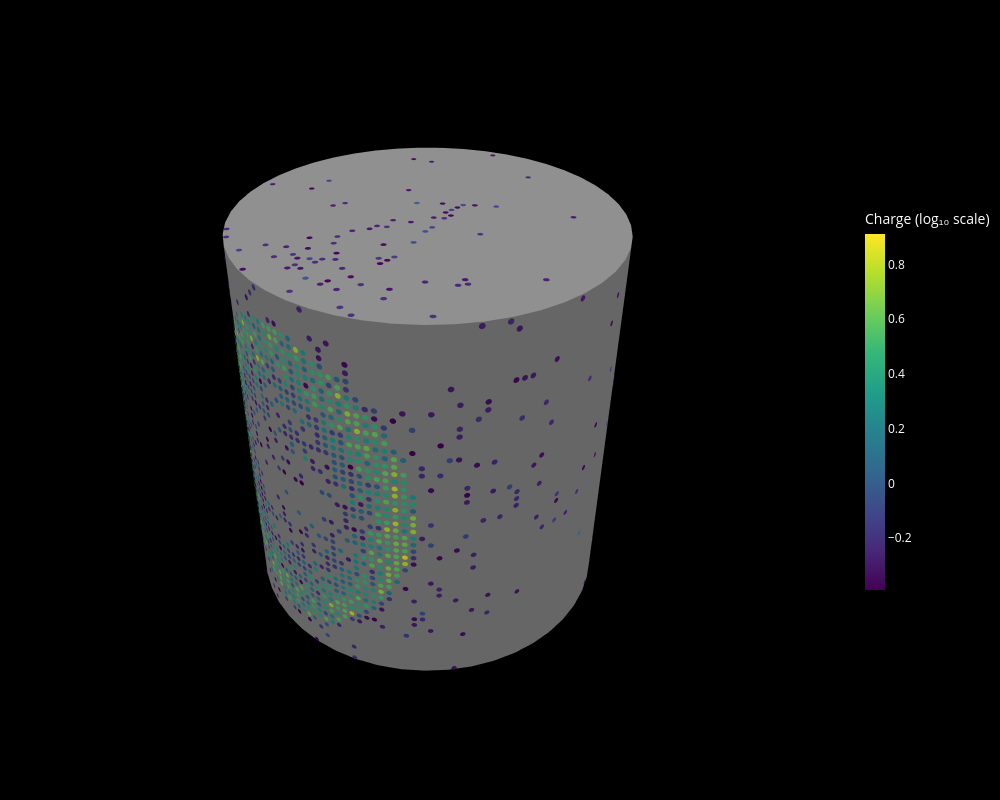

Write notebook code for a chart like this one.
### Code cell
idx = bright(charge)
det.visualize_event_data_plotly_discs(idx, charge[idx], time[idx], log_scale=True,
                                      show_all_sensors=False, title='SK cylinder -- muon (bright ring)')

### Figure 1 — Plotly figure (JSON) as saved in the notebook; plotly's stock layout.template omitted (floating-point values rounded to 4 significant figures; data arrays with more than 128 entries replaced by an {"elided": "..."} marker saying what was removed)
{"data": [{"colorscale": [[0, "gray"], [1, "gray"]], "hoverinfo": "skip", "name": "Barrel Surface", "opacity": 1, "showlegend": false, "showscale": false, "type": "surface", "x": {"elided": "20x50 float values"}, "y": {"elided": "20x50 float values"}, "z": {"elided": "20x50 float values"}}, {"colorscale": [[0, "gray"], [1, "gray"]], "hoverinfo": "skip", "name": "Top Cap", "opacity": 1, "showlegend": false, "showscale": false, "type": "surface", "x": {"elided": "50x20 float values"}, "y": {"elided": "50x20 float values"}, "z": {"elided": "50x20 float values"}}, {"colorscale": [[0, "gray"], [1, "gray"]], "hoverinfo": "skip", "name": "Bottom Cap", "opacity": 1, "showlegend": false, "showscale": false, "type": "surface", "x": {"elided": "50x20 float values"}, "y": {"elided": "50x20 float values"}, "z": {"elided": "50x20 float values"}}, {"cmax": 0.9115, "cmin": -0.3893, "colorbar": {"len": 0.5, "thickness": 20, "tickfont": {"color": "white"}, "title": {"font": {"color": "white"}, "text": "Charge (log₁₀ scale)"}, "x": 1}, "colorscale": [[0, "#440154"], [0.1111, "#482878"], [0.2222, "#3e4989"], [0.3333, "#31688e"], [0.4444, "#26828e"], [0.5556, "#1f9e89"], [0.6667, "#35b779"], [0.7778, "#6ece58"], [0.8889, "#b5de2b"], [1, "#fde725"]], "hoverinfo": "skip", "i": {"elided": "15888 int values"}, "intensity": {"elided": "17212 float values"}, "j": {"elided": "15888 int values"}, "k": {"elided": "15888 int values"}, "lighting": {"ambient": 0.8, "diffuse": 0.8, "specular": 0.1}, "name": "Event Data (1324 hits)", "opacity": 1, "showscale": true, "type": "mesh3d", "x": {"elided": "17212 float values"}, "y": {"elided": "17212 float values"}, "z": {"elided": "17212 float values"}}, {"hovertemplate": "%{text}<extra></extra>", "marker": {"opacity": 0, "size": 1}, "mode": "markers", "name": "Hover Info", "showlegend": false, "text": {"elided": "1324 str values"}, "type": "scatter3d", "x": {"elided": "1324 float values"}, "y": {"elided": "1324 float values"}, "z": {"elided": "1324 float values"}}], "layout": {"height": 800, "margin": {"b": 0, "l": 0, "r": 80, "t": 0}, "paper_bgcolor": "black", "plot_bgcolor": "black", "scene": {"aspectmode": "data", "bgcolor": "black", "xaxis": {"range": [-20.49, 20.52], "showgrid": false, "showline": false, "showticklabels": false, "title": {"text": ""}, "visible": false}, "yaxis": {"range": [-20.52, 20.52], "showgrid": false, "showline": false, "showticklabels": false, "title": {"text": ""}, "visible": false}, "zaxis": {"range": [-21.72, 21.72], "showgrid": false, "showline": false, "showticklabels": false, "title": {"text": ""}, "visible": false}}, "showlegend": false, "width": 1000}}
